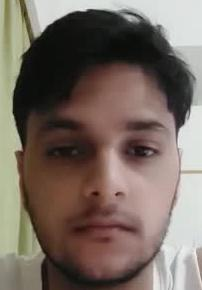
#> input picture resources/bored_cropped/0002.jpg, 202 x 290 px, given as the content of the folder resources/engaged_images, which was not available
$ jupyter execute --allow-errors 'A.I Education Analysis.ipynb'   (text cells are left out)
#> lines starting #> are read from the running program, lines starting #| are printed output that depends on the picture; pictures that were not available may be replaced by others from this repository, and a replacement may not be noted
#> (reads resources/icml_face_data.csv from the repository)
[cell 1]
import os
import pandas as pd
import numpy as np
import torch
import torchvision
import pandas as pd
import numpy as np
import os
from torch.utils.data import Dataset, DataLoader
from torchvision import transforms
from __future__ import print_function
from PIL import Image
from tqdm import tqdm
from PIL import Image
from sklearn.model_selection import train_test_split

[cell 2]
#Class with helper functions to generate image data in the desired format
class Generate_data():

    # [44 lines left out: functions split_test, str_to_image, save_images, not called in this run]

    def read_image_data_as_array(self,file_path):
        """
        Convert .jpg image files to np image array
        """
#> called with file_path = 'resources/engaged_images'
        image_files = [file for file in os.listdir(file_path) if file.endswith(".jpg")]
        output_directory = csvfile_path = os.path.join('resources', "test_cropped_4848")
        if not os.path.exists(output_directory):
               os.mkdir(output_directory)
        images = []
        for image_file in image_files:
                output_path = os.path.join(output_directory, image_file)
                path = os.path.join(file_path, image_file)
                image = Image.open(path)
#> image is the input picture: PIL image 202x290 RGB; mean R, G, B 119.7, 106.3, 97.6
                image_transformed = image.convert("L")
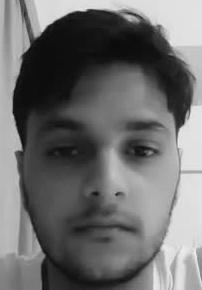
#> image_transformed: PIL image 202x290 L; min 3, max 239, mean 109.3
                image_transformed = image_transformed.resize((48,48))
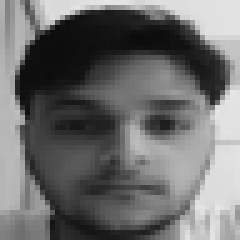
#> image_transformed: PIL image 48x48 L (shown 5 times larger); min 11, max 231, mean 109.3
                #image_transformed.save(output_path)
                image_array = np.array(image_transformed, dtype='uint8').flatten()
#> image_array = 2304 values, max 231 at index 910, min 11 at index 363, mean 109.3
                images.append(image_array)
#> pass 2 of the loop in read_image_data_as_array, `for image_file in image_files:`:
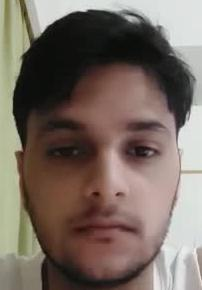
#> input picture resources/bored_cropped/0003.jpg, 202 x 290 px
#> in read_image_data_as_array, image is the input picture: PIL image 202x290 RGB; mean R, G, B 119.8, 106.3, 97.6
#> in read_image_data_as_array (call 2), `image_transformed = image.convert("L")`:
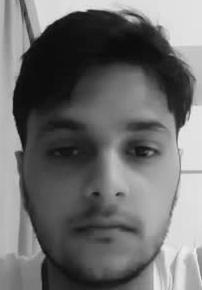
#> image_transformed: PIL image 202x290 L; min 6, max 240, mean 109.4
#> in read_image_data_as_array (call 2), `image_transformed = image_transformed.resize((48,48))`:
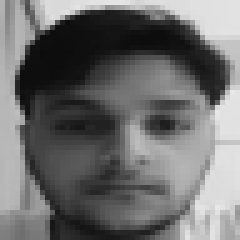
#> image_transformed: PIL image 48x48 L (shown 5 times larger); min 12, max 231, mean 109.4
#> image_array = 2304 values, max 231 at index 910, min 12 at index 205, mean 109.4
#> pass 3 of the loop in read_image_data_as_array, `for image_file in image_files:`:
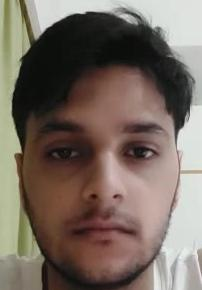
#> input picture resources/bored_cropped/0015.jpg, 202 x 290 px
#> in read_image_data_as_array, image is the input picture: PIL image 202x290 RGB; mean R, G, B 119.6, 106.5, 96.9
#> in read_image_data_as_array (call 2), `image_transformed = image.convert("L")`:
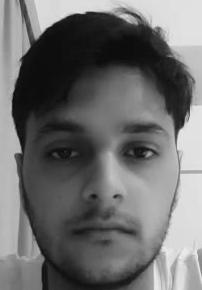
#> image_transformed: PIL image 202x290 L; min 5, max 243, mean 109.3
#> in read_image_data_as_array (call 2), `image_transformed = image_transformed.resize((48,48))`:
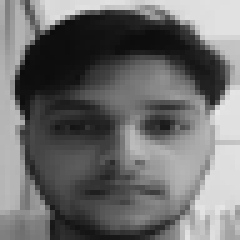
#> image_transformed: PIL image 48x48 L (shown 5 times larger); min 12, max 233, mean 109.3
#> image_array = 2304 values, max 233 at index 1099, min 12 at index 251, mean 109.3

        return images

[cell 3]
"""
Loading the data

The ICML face data is available as a .csv which contains the neutral and angry emotion clases and is loaded into a
dataframe.
The engaged and neutral classes are available as .jpg images which are first converted into image arrays and then loaded in
dataframes.
These dataframes are then merged to get the full_data dataframe containing all the 4 emotion classes
"""

#To get the data for neutral and angry expression
data_icml_face_data_path = os.path.join('resources', 'icml_face_data.csv')
data_icml_face_data = pd.read_csv(data_icml_face_data_path)

#To get the engaged emotion data
generate_data = Generate_data()
data_engaged = generate_data.read_image_data_as_array(os.path.join('resources', 'engaged_images'))

generate_data = Generate_data()
data_bored = generate_data.read_image_data_as_array(os.path.join('resources', 'bored_cropped'))

generate_data = Generate_data()
data_drowsy = generate_data.read_image_data_as_array(os.path.join('resources', 'drowsy_cropped'))
#> call 3 of read_image_data_as_array, with file_path = 'resources/drowsy_cropped'
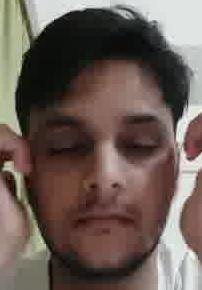
#> input picture resources/drowsy_cropped/0399.jpg, 202 x 290 px
#> in read_image_data_as_array, image is the input picture: PIL image 202x290 RGB; mean R, G, B 107.2, 92.4, 85.5
#> in read_image_data_as_array (call 3), `image_transformed = image.convert("L")`:
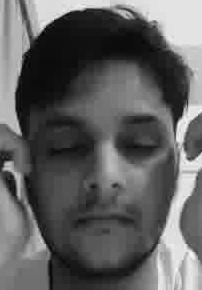
#> image_transformed: PIL image 202x290 L; min 1, max 253, mean 96
#> in read_image_data_as_array (call 3), `image_transformed = image_transformed.resize((48,48))`:
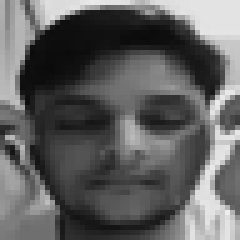
#> image_transformed: PIL image 48x48 L (shown 5 times larger); min 11, max 237, mean 96
#> in read_image_data_as_array (call 3), `image_array = np.array(image_transformed, dtype='uint8').flatten()`: image_array = 2304 values, max 237 at index 2061, min 11 at index 318, mean 96.03

generate_data = Generate_data()
#> (the rest of this cell did not finish here and is left out)
